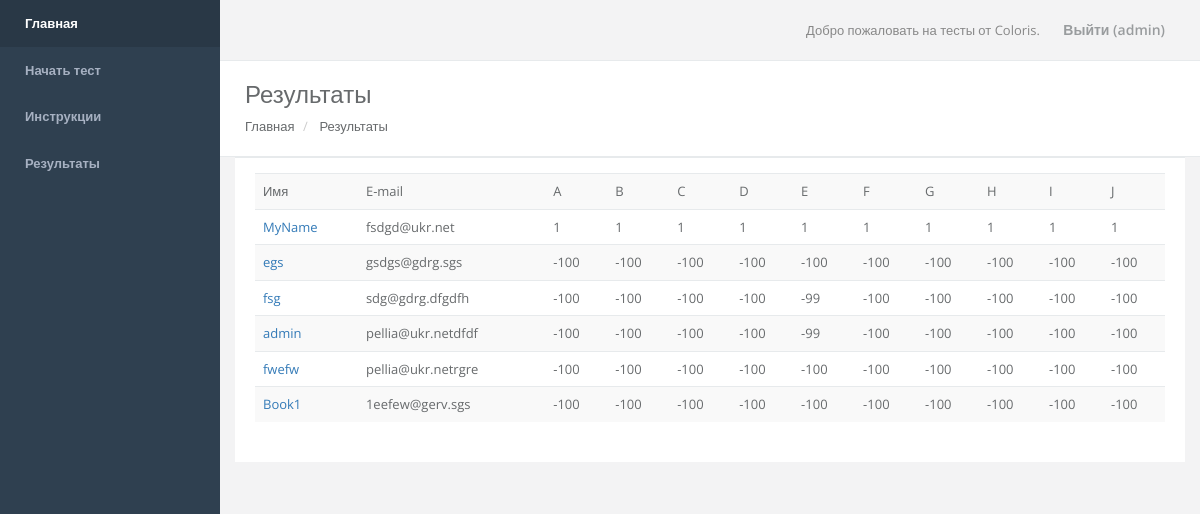
The app's page /results/ (signed in), older data.
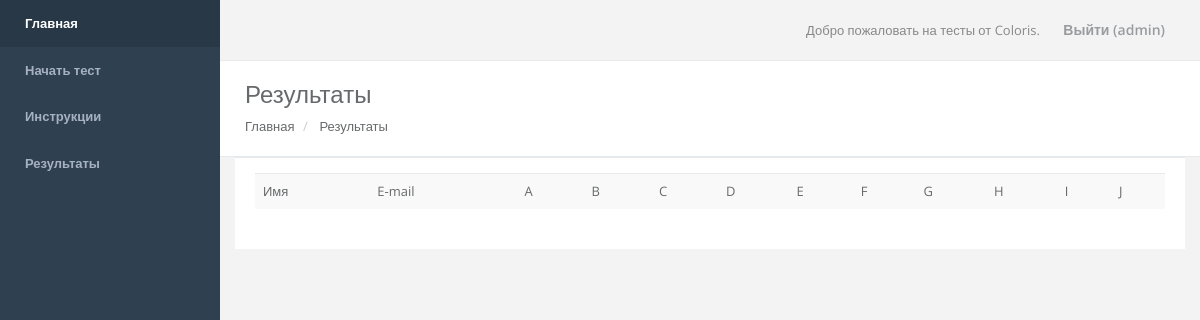
The same page, newer data.
### oca_test/models.py (models this page shows, shortened)
class Results(models.Model):
    user = models.OneToOneField(User, primary_key=True)
    A = models.IntegerField()
    B = models.IntegerField()
    C = models.IntegerField()
    D = models.IntegerField()
    E = models.IntegerField()
    F = models.IntegerField()
    G = models.IntegerField()
    H = models.IntegerField()
    I = models.IntegerField()
    J = models.IntegerField()
    B_circle = models.BooleanField(default=False)
    E_circle = models.BooleanField(default=False)
    not_confident = models.BooleanField(default=False)

class User(models.Model):
    name = models.CharField('Имя', max_length=100)
    email = models.EmailField('Адрес электронной почты', unique=True)
    age = models.CharField('Возраст', max_length=1, choices=USER_AGE_CHOICES, default="2")
    sex = models.CharField('Пол', max_length=1, choices=USER_SEX_CHOICES)

### oca_test/views.py (the view)
# urls.py: url(r'^results/$', 'oca_test.views.results', name='results'),
@login_required(login_url='/login/')
def results(request):
    r = Results.objects.all()
    context = {
        "title": "Результаты",
        "r": r,
    }
    return render(request, "results.html", context)

### oca_test/templates/results.html
{% extends "base.html" %}
{% block content %}
    <div class="row wrapper border-bottom white-bg page-heading">
        <div class="col-lg-12">
            <h2>Результаты</h2>
            <ol class="breadcrumb">
                <li>
                    <a href="/">Главная</a>
                </li>
                <li>
                    <a href="/results/">Результаты</a>
                </li>
            </ol>
        </div>
    </div>
    <div class="row">
        <div class="col-lg-12">
            <div class="ibox">
                <div class="ibox-content">
                    <div class="table-responsive">
                        <table class="table table-striped">
                            <tbody>
                            <tr>
                                <td>Имя</td>
                                <td>E-mail</td>
                                <td>A</td>
                                <td>B</td>
                                <td>C</td>
                                <td>D</td>
                                <td>E</td>
                                <td>F</td>
                                <td>G</td>
                                <td>H</td>
                                <td>I</td>
                                <td>J</td>
                            </tr>
                            {% for result in r %}
                                <tr>
                                    <td><a href="/results/{{ result.user.id }}" >{{ result.user.name }}</a></td>
                                    <td>{{ result.user.email }}</td>
                                    <td>{{ result.A }}</td>
                                    <td>{{ result.B }}</td>
                                    <td>{{ result.C }}</td>
                                    <td>{{ result.D }}</td>
                                    <td>{{ result.E }}</td>
                                    <td>{{ result.F }}</td>
                                    <td>{{ result.G }}</td>
                                    <td>{{ result.H }}</td>
                                    <td>{{ result.I }}</td>
                                    <td>{{ result.J }}</td>
                                </tr>
                            {% endfor %}
                            </tbody>
                        </table>
                    </div>
                </div>
            </div>
        </div>
    </div>
{% endblock %}

Row changes from the older to the newer data that the page shows:
removed Results: user.name "MyName", user.email "fsdgd@ukr.net", A "1", B "1", C "1", D "1", E "1", F "1", G "1", H "1", I "1", J "1"
removed Results: user.name "egs", user.email "gsdgs@gdrg.sgs", A "-100", B "-100", C "-100", D "-100", E "-100", F "-100", G "-100", H "-100", I "-100", J "-100"
removed Results: user.name "fsg", user.email "sdg@gdrg.dfgdfh", A "-100", B "-100", C "-100", D "-100", E "-99", F "-100", G "-100", H "-100", I "-100", J "-100"
removed Results: user.name "admin", user.email "pellia@ukr.netdfdf", A "-100", B "-100", C "-100", D "-100", E "-99", F "-100", G "-100", H "-100", I "-100", J "-100"
removed Results: user.name "fwefw", user.email "pellia@ukr.netrgre", A "-100", B "-100", C "-100", D "-100", E "-100", F "-100", G "-100", H "-100", I "-100", J "-100"
removed Results: user.name "Book1", user.email "1eefew@gerv.sgs", A "-100", B "-100", C "-100", D "-100", E "-100", F "-100", G "-100", H "-100", I "-100", J "-100"
